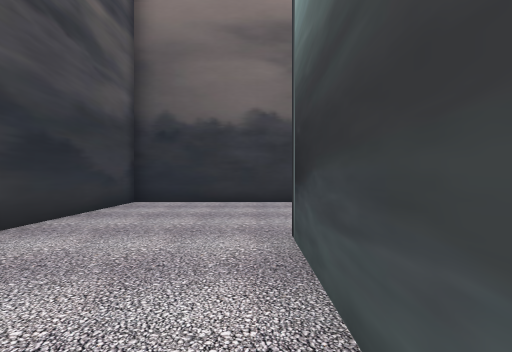
View 1 (above)

24 first-person views from a walk through a 3-D level made in the Unity game engine. The camera is 1.5 m above the floor, looks level and sees 70° across. The floor is counted in squares, 2 m on a side. Each view is taken from the middle of a square. On the plan, view 1 faces up. The plan holds only what a view shows up to about 11 squares ahead; the rest is blank. The place goes on beyond the plan.

View 2
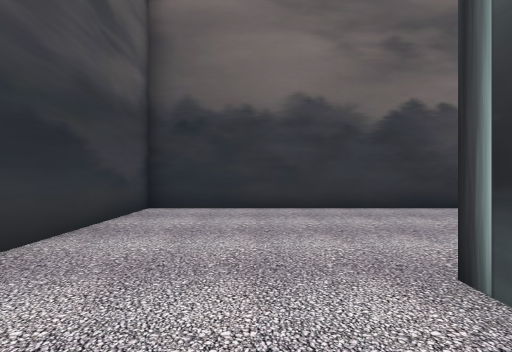

View 3
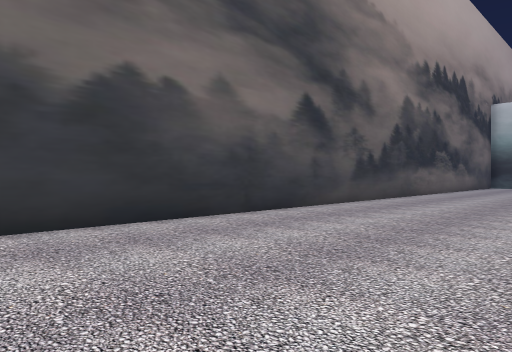

View 4
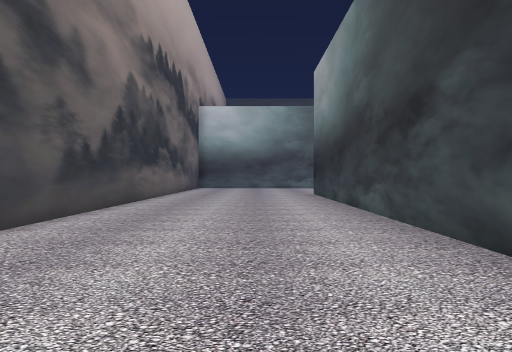

View 5
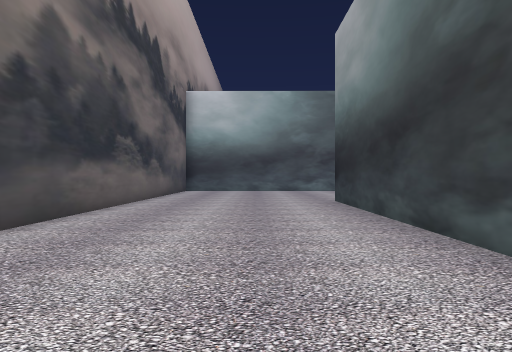

View 6
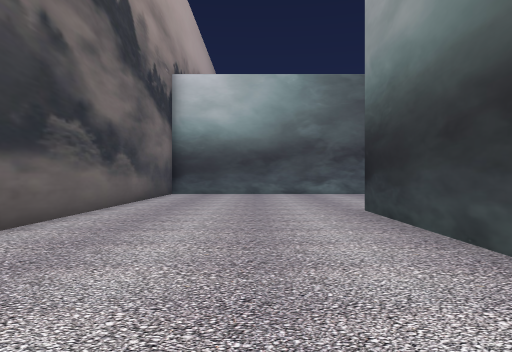

View 7
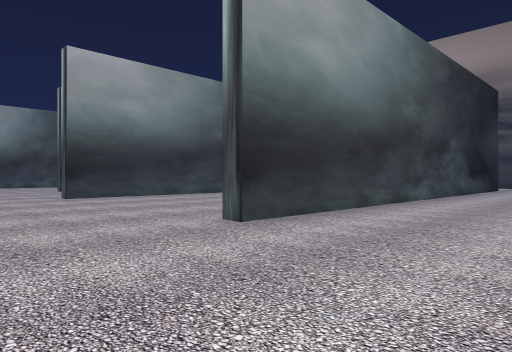

View 8
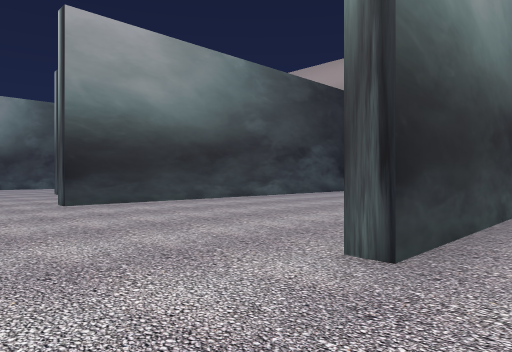

View 9
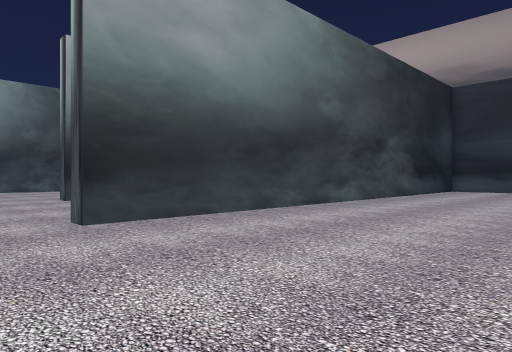

View 10
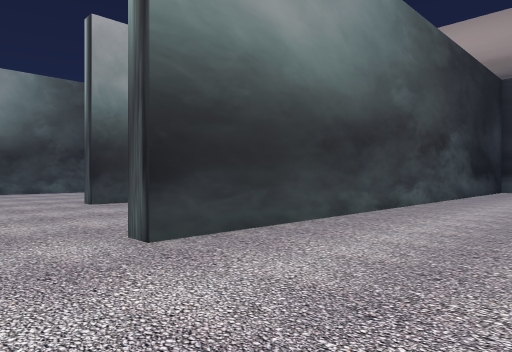

View 11
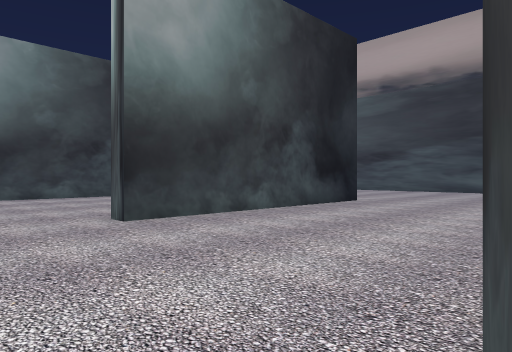

View 12
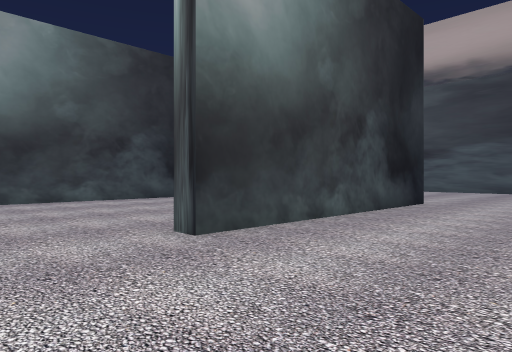

View 13
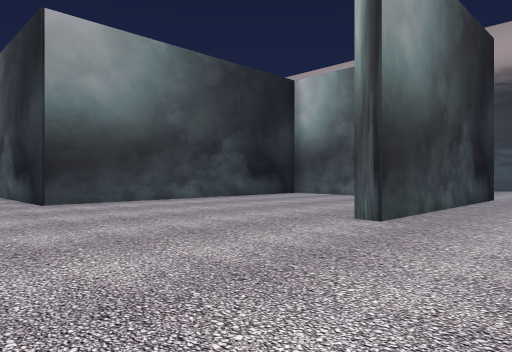

View 14
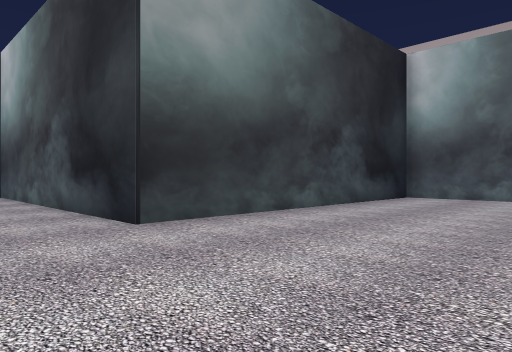

View 15
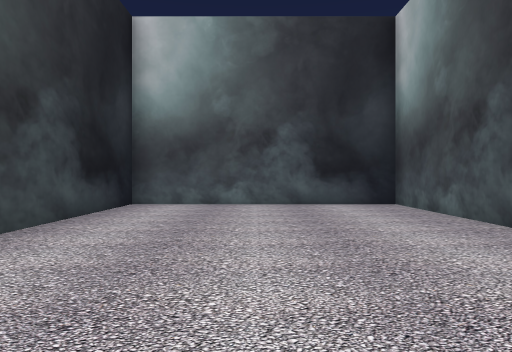

View 16
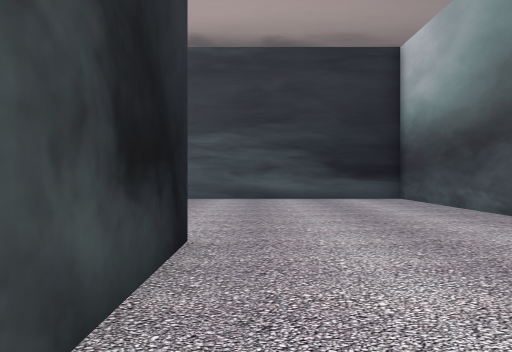

View 17
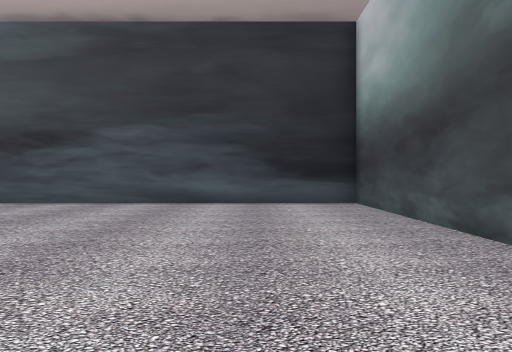

View 18
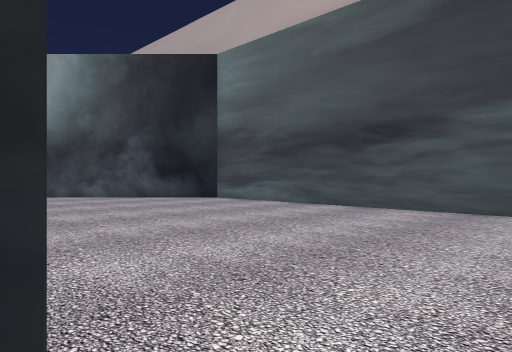

View 19
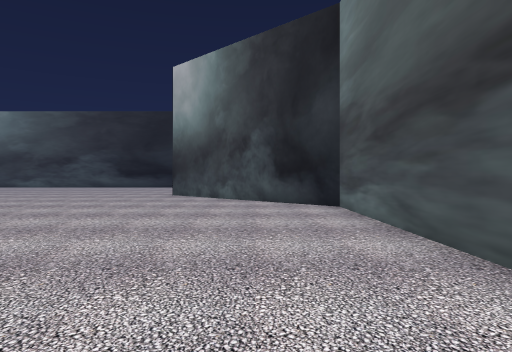

View 20
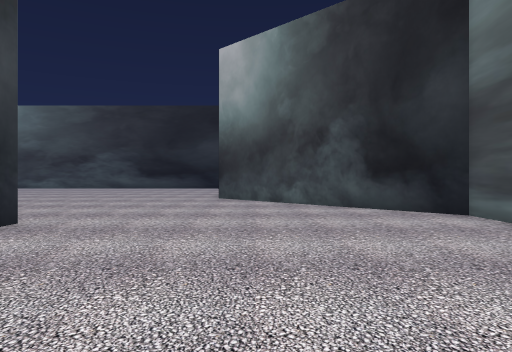

View 21
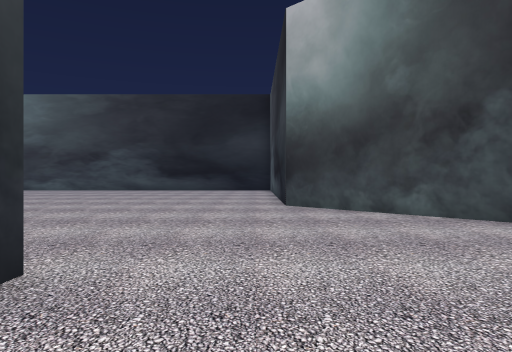

View 22
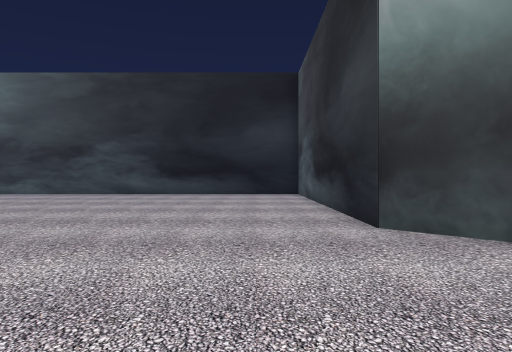

View 23
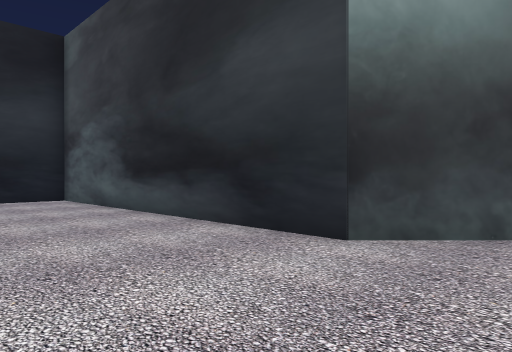

View 24
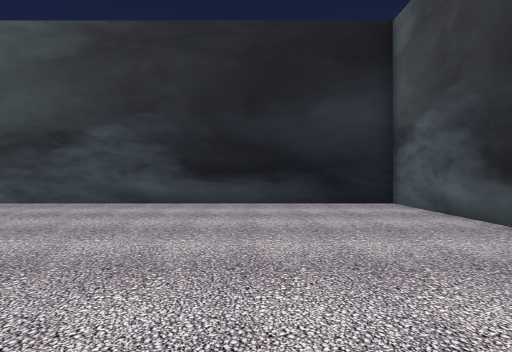

### Floor plan
Points are (right, up) in squares from view 1. A wall is a line through its corners. A room is listed if a view was taken in it or the views show most of it. See-through windows are left out.
Room 1 (views 1, 2, 3, 4, 5, 6, 7, 8, 9, 10, 11, 12, 13, 14, 15, 16, 17, 18, 19, 20, 21, 22, 23, 24)
walls: (8.8, -9.8) (16.3, -9.8) (16.3, -10.4); (13.8, -10.3) (9.3, -10.3) (9.3, -17.3) (19.3, -17.3) (19.3, -24.9); (8.8, -17.9) (8.8, -17.4); (7.1, -4.2) (0.9, -4.2) (0.9, -19) (6.2, -24.3) (6.2, -34) (17, -34); (8.1, -3.7) (18, -3.7) (18, -4.2); (0.5, 0.6) (0.5, 4.8); (6.4, 4.6) (18, 4.6) (18, 4.1); (21, 10.5) (-3.5, 10.5) (-3.5, 5)

Positions as (right, up) in squares from view 1, and headings:
1: (0, 0), facing up
2: (-1, 2), facing up
3: (0, 5), facing up-right
4: (3, 7), facing right
5: (7, 7), facing right
6: (10, 7), facing right
7: (22, 9), facing down-left
8: (21, 6), facing down-left
9: (20, 2), facing down-left
10: (20, 0), facing down-left
11: (19, -4), facing down-left
12: (19, -6), facing down-left
13: (22, -7), facing down-left
14: (22, -12), facing down-left
15: (19, -14), facing left
16: (13, -9), facing left
17: (11, -7), facing left
18: (9, -9), facing down-left
19: (3, -10), facing down
20: (5, -12), facing down
21: (7, -15), facing down
22: (8, -19), facing down
23: (10, -22), facing down-left
24: (10, -24), facing down
